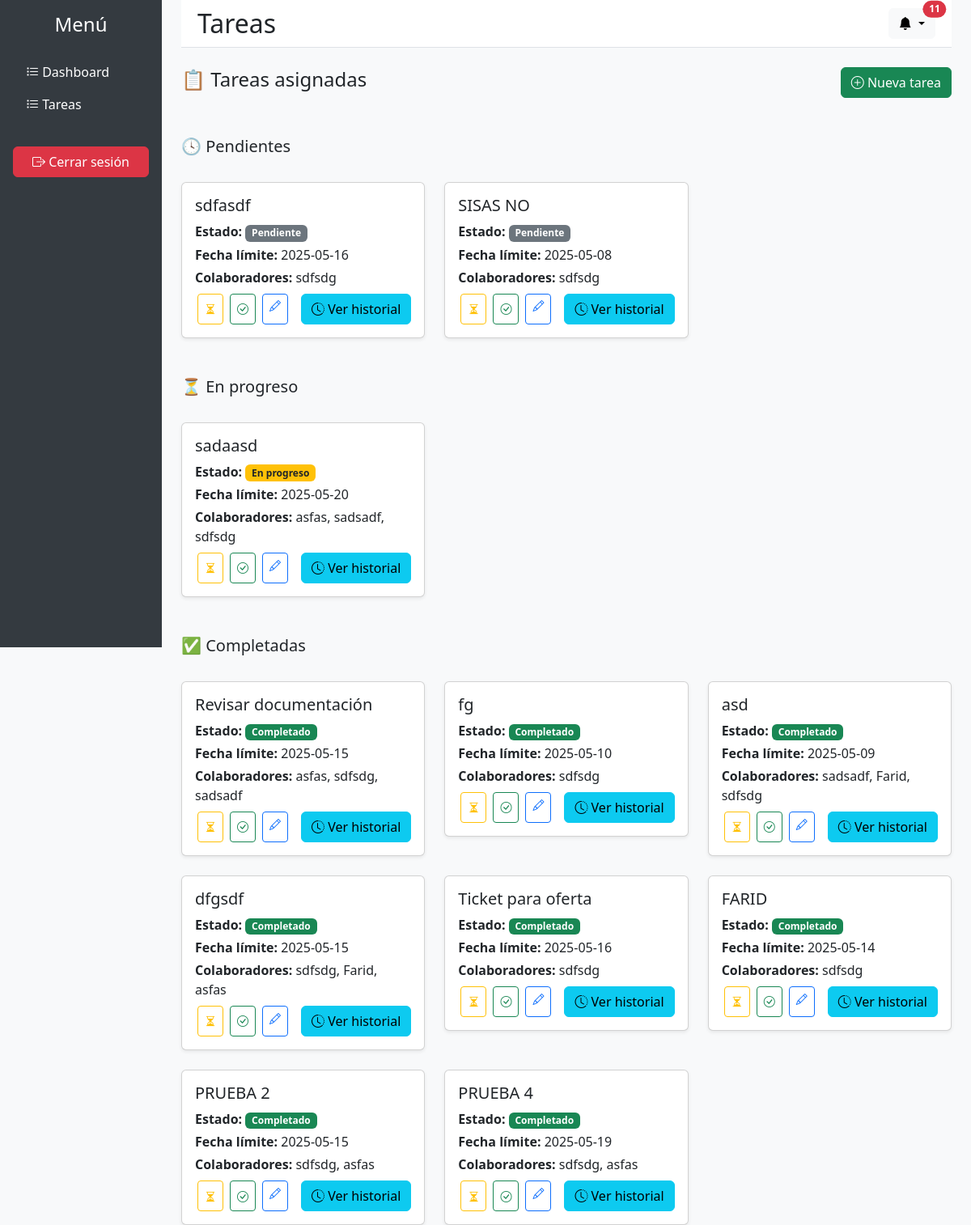
/views/tareas.php (signed in), run on the app's committed database.
### tables this page shows
CREATE TABLE `tareas` (
  `id` int(11) NOT NULL,
  `titulo` varchar(255) NOT NULL,
  `descripcion` text DEFAULT NULL,
  `estado` enum('Pendiente','En progreso','Completado') DEFAULT 'Pendiente',
  `fecha_creacion` timestamp NOT NULL DEFAULT current_timestamp(),
  `fecha_limite` date DEFAULT NULL,
  `creado_por` int(11) DEFAULT NULL
);

### views/tareas.php (the view, shortened to what this page needs)
<!DOCTYPE html>
<html lang="es">
<?php
include "../model/conexion.php";
$usuario_id = is_array($_SESSION['usuario']) ? $_SESSION['usuario']['id_persona'] : $_SESSION['usuario'];
$sql = $conexion->query("SELECT t.id, t.titulo, t.estado, t.fecha_limite,
           GROUP_CONCAT(p.nombre SEPARATOR ', ') AS colaboradores
    FROM tareas t
    INNER JOIN tarea_usuario tu ON t.id = tu.id_tarea
    INNER JOIN personas p ON tu.id_usuario = p.id_persona
    WHERE t.id IN (
        SELECT id_tarea FROM tarea_usuario WHERE id_usuario = $usuario_id
    )
    GROUP BY t.id");
$tareas = $sql->fetch_all(MYSQLI_ASSOC);
$tareasPorEstado = [
    'Pendiente' => [],
    'En progreso' => [],
    'Completado' => [],
];
foreach ($tareas as $tarea) {
    $estado = $tarea['estado'];
    $tareasPorEstado[$estado][] = $tarea;
}
$alertas = [];
foreach ($tareas as $tarea) {
    $alertas[] = "Tarea asignada: {$tarea['titulo']} ({$tarea['estado']})";
}
?>
<head>
    <link href="https://cdn.jsdelivr.net/npm/bootstrap@5.3.3/dist/css/bootstrap.min.css" rel="stylesheet" />
    <link rel="stylesheet" href="https://cdn.jsdelivr.net/npm/bootstrap-icons@1.12.1/font/bootstrap-icons.min.css" />
</head>
<body>
<div class="container-fluid">
    <div class="row">
        <nav class="col-md-2 d-none d-md-block sidebar p-3">
            <h4 class="text-center mb-4">Menú</h4>
            <ul class="nav flex-column">
                <li class="nav-item mb-2">
                    <a class="nav-link" href="dashboard.php">
                        <i class="bi bi-list-task"></i> Dashboard
                    </a>
                    <a class="nav-link" href="tareas.php">
                        <i class="bi bi-list-task"></i> Tareas
                    </a>
                </li>
                <li class="nav-item mt-4">
                    <a class="btn btn-danger w-100" href="../login.php">
                        <i class="bi bi-box-arrow-right"></i> Cerrar sesión
                    </a>
                </li>
            </ul>
        </nav>
        <main class="col-md-10 ms-sm-auto px-md-4">
            <div class="topbar d-flex justify-content-between align-items-center">
                <h2 class="mb-0">Tareas</h2>
                <div class="dropdown">
                    <button class="btn btn-light position-relative dropdown-toggle" data-bs-toggle="dropdown">
                        <i class="bi bi-bell-fill"></i>
                        <span class="position-absolute top-0 start-100 translate-middle badge rounded-pill bg-danger" id="noti-count">
                            <?= count($alertas) ?>
                        </span>
                    </button>
                </div>
            </div>
            <div class="mt-4 d-flex justify-content-between align-items-center">
                <h4>📋 Tareas asignadas</h4>
                <a href="registrar_tareas.php" class="btn btn-success">
                    <i class="bi bi-plus-circle"></i> Nueva tarea
                </a>
            </div>
            <?php foreach (['Pendiente', 'En progreso', 'Completado'] as $estado): ?>
                <?php if (!empty($tareasPorEstado[$estado])): ?>
                    <h5 class="mt-5">
                        <?= $estado == 'Pendiente' ? '🕓 Pendientes' : ($estado == 'En progreso' ? '⏳ En progreso' : '✅ Completadas') ?>
                    </h5>
                    <div class="row row-cols-1 row-cols-md-2 row-cols-lg-3 g-4 mt-2">
                        <?php foreach ($tareasPorEstado[$estado] as $tarea): ?>
                            <div class="col">
                                <div class="card shadow-sm">
                                    <div class="card-body">
                                        <h5 class="card-title"><?= $tarea["titulo"] ?></h5>
                                        <p class="card-text mb-1">
                                            <strong>Estado:</strong>
                                            <span class="badge bg-<?= $tarea["estado"] == "Completado" ? "success" : ($tarea["estado"] == "En progreso" ? "warning text-dark" : "secondary") ?>">
                                                <?= $tarea["estado"] ?>
                                            </span>
                                        </p>
                                        <p class="card-text mb-1"><strong>Fecha límite:</strong> <?= $tarea["fecha_limite"] ?></p>
                                        <p class="card-text mb-2">
                                            <strong>Colaboradores:</strong>
                                            <?= !empty($tarea["colaboradores"]) ? $tarea["colaboradores"] : "<span class='text-muted'>Ninguno</span>" ?>
                                        </p>
                                        <div class="d-flex justify-content-end gap-2">
                                            <button class="btn btn-sm btn-outline-warning" title="Marcar como En progreso"
                                                    onclick="cambiarEstadoTarea(<?= $tarea['id'] ?>, 'En progreso')">
                                                <i class="bi bi-hourglass-split"></i>
                                            </button>
                                            <button class="btn btn-sm btn-outline-success" title="Marcar como Completado"
                                                    onclick="cambiarEstadoTarea(<?= $tarea['id'] ?>, 'Completado')">
                                                <i class="bi bi-check-circle"></i>
                                            </button>
                                            <a href="modificar_tareas.php?id=<?= $tarea["id"] ?>" class="btn btn-sm btn-outline-primary" title="Editar tarea">
                                                <i class="bi bi-pencil"></i>
                                            </a>
                                            <button type="button" class="btn btn-info ms-2" data-bs-toggle="modal" data-bs-target="#historialModal" data-tarea-id="<?= $tarea['id'] ?>">
                                                <i class="bi bi-clock-history"></i> Ver historial
                                            </button>
                                        </div>
                                    </div>
                                </div>
                            </div>
                        <?php endforeach; ?>
                    </div>
                <?php endif; ?>
            <?php endforeach; ?>
        </main>
    </div>
</div>
</body>
</html>

### views/tareas.php (style rules this page uses)
body { background-color: #f8f9fa; }
.sidebar { height: 100vh; background-color: #343a40; color: white; }
.sidebar a { color: white; text-decoration: none; }
.topbar { background-color: white; padding: 10px 20px; border-bottom: 1px solid #dee2e6; }

### data on the page
tareas: titulo "sdfasdf", estado "Pendiente", fecha_limite "2025-05-16", colaboradores "sdfsdg"
tareas: titulo "SISAS NO", estado "Pendiente", fecha_limite "2025-05-08", colaboradores "sdfsdg"
tareas: titulo "sadaasd", estado "En progreso", fecha_limite "2025-05-20", colaboradores "asfas, sadsadf, sdfsdg"
tareas: titulo "Revisar documentación", estado "Completado", fecha_limite "2025-05-15", colaboradores "asfas, sdfsdg, sadsadf"
tareas: titulo "fg", estado "Completado", fecha_limite "2025-05-10", colaboradores "sdfsdg"
tareas: titulo "asd", estado "Completado", fecha_limite "2025-05-09", colaboradores "sadsadf, Farid, sdfsdg"
tareas: titulo "dfgsdf", estado "Completado", fecha_limite "2025-05-15", colaboradores "sdfsdg, Farid, asfas"
tareas: titulo "Ticket para oferta", estado "Completado", fecha_limite "2025-05-16", colaboradores "sdfsdg"
tareas: titulo "FARID", estado "Completado", fecha_limite "2025-05-14", colaboradores "sdfsdg"
tareas: titulo "PRUEBA 2", estado "Completado", fecha_limite "2025-05-15", colaboradores "sdfsdg, asfas"
tareas: titulo "PRUEBA 4", estado "Completado", fecha_limite "2025-05-19", colaboradores "sdfsdg, asfas"

### other printed values
count($alertas) "11"
